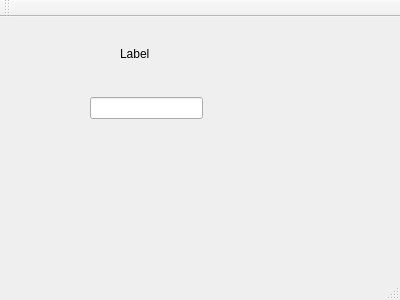
<?xml version="1.0" encoding="UTF-8"?>
<ui version="4.0">
 <class>MainWindow</class>
 <widget class="QMainWindow" name="MainWindow">
  <property name="geometry">
   <rect>
    <x>0</x>
    <y>0</y>
    <width>400</width>
    <height>300</height>
   </rect>
  </property>
  <property name="windowTitle">
   <string>MainWindow</string>
  </property>
  <widget class="QWidget" name="centralWidget">
   <widget class="QLabel" name="label">
    <property name="geometry">
     <rect>
      <x>120</x>
      <y>30</y>
      <width>56</width>
      <height>14</height>
     </rect>
    </property>
    <property name="text">
     <string>Label</string>
    </property>
   </widget>
   <widget class="QLineEdit" name="lineEdit">
    <property name="geometry">
     <rect>
      <x>90</x>
      <y>80</y>
      <width>113</width>
      <height>22</height>
     </rect>
    </property>
   </widget>
  </widget>
  <widget class="QMenuBar" name="menuBar">
   <property name="geometry">
    <rect>
     <x>0</x>
     <y>0</y>
     <width>400</width>
     <height>19</height>
    </rect>
   </property>
  </widget>
  <widget class="QToolBar" name="mainToolBar">
   <attribute name="toolBarArea">
    <enum>TopToolBarArea</enum>
   </attribute>
   <attribute name="toolBarBreak">
    <bool>false</bool>
   </attribute>
  </widget>
  <widget class="QStatusBar" name="statusBar"/>
 </widget>
 <layoutdefault spacing="6" margin="11"/>
 <resources/>
 <connections/>
</ui>
